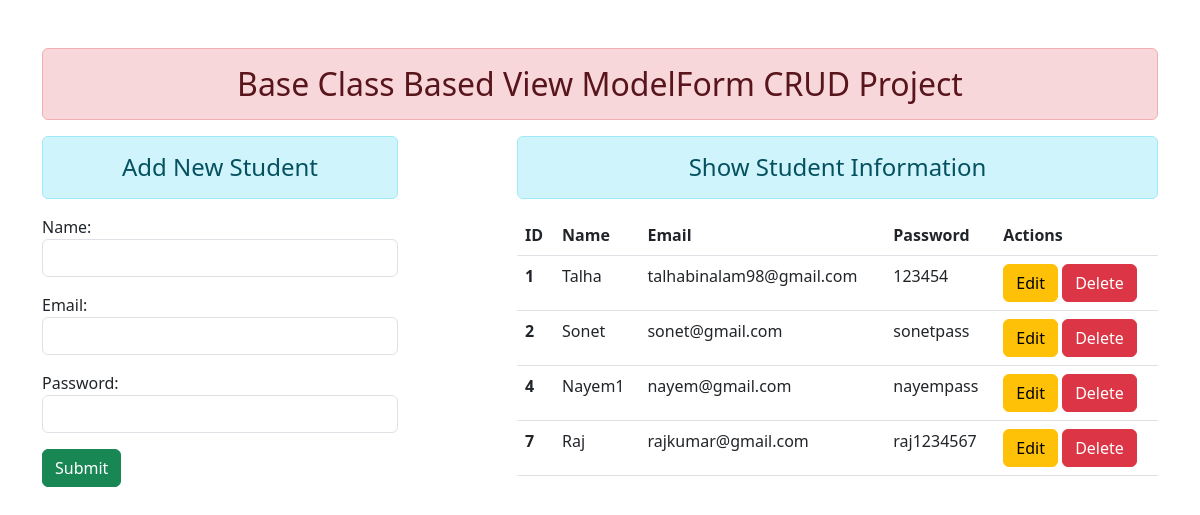
The page / on the database its author committed.
### enroll/models.py (models this page shows)
class User(models.Model):
    name = models.CharField(max_length=30)
    email = models.EmailField(max_length=30)
    password = models.CharField(max_length=30)

### enroll/views.py (the view, shortened to what this page needs)
# urls.py: path("", views.UserAddShowView.as_view(), name="addandshow"),
class UserAddShowView(TemplateView):
    template_name = 'enroll/addandshow.html'
    def get_context_data(self, *args, **kwargs):
        context = super().get_context_data(**kwargs)
        fm = StudentRegistration()
        stud = User.objects.all()
        context = {'stu':stud, 'form':fm}
        return context

### enroll/forms.py
class StudentRegistration(forms.ModelForm):
    class Meta:
        model = User
        fields = ["name", "email", "password"]
        widgets = {
            "name":forms.TextInput(attrs={"class":"form-control"}),
            "email":forms.EmailInput(attrs={"class":"form-control"}),
            "password":forms.PasswordInput(render_value=True, attrs={"class":"form-control"}),
        }

### enroll/templates/enroll/addandshow.html (shortened to what this page needs)
{% extends "enroll/base.html" %}
{% block content %}
<div class="row">
    <div class="col-sm-4">
        <h4 class="text-center alert alert-info">Add New Student</h4>
        <form action="" method="post">
            {{form.as_p}}
            <input type="submit" class="btn btn-success" value="Submit">
        </form>
    </div>
    <div class="col-sm-7 offset-1">
        <h4 class="text-center alert alert-info">Show Student Information</h4>
        {% if stu %}
        <table class="table table-hover">
            <thead>
              <tr>
                <th scope="col">ID</th>
                <th scope="col">Name</th>
                <th scope="col">Email</th>
                <th scope="col">Password</th>
                <th scope="col">Actions</th>
              </tr>
            </thead>
            <tbody>
                {% for st in stu %}
              <tr>
                <th scope="row">{{st.id}}</th>
                <td>{{st.name}}</td>
                <td>{{st.email}}</td>
                <td>{{st.password}}</td>
                <td>
                    <a href="{% url "updatedata" st.id %}" class="btn btn-warning bt-sm">Edit</a>
                    <form action="{% url "deletedata" st.id %}" method="post" class="d-inline">
                        <input type="submit" class="btn btn-danger " value="Delete">
                    </form>
                </td>
              </tr>
              {% endfor %}
            </tbody>
          </table>
        {% else %}
        <h4 class="text-center alert alert-warning">No Data</h4>
        {% endif %}
    </div>
</div>
{% endblock %}

### enroll/templates/enroll/base.html (shortened to what this page needs)
<!DOCTYPE html>
{% load static %}
<html lang="en">
<head>
    <link rel="stylesheet" href="{% static 'enroll/css/bootstrap.css' %}">
</head>
<body>
    <div class="container mt-5">
        <h2 class="text-center alert alert-danger">Base Class Based View ModelForm CRUD Project</h2>
        {% block content %} {% endblock %}
    </div>
</body>
</html>

### rows shown on the page
User: id "1", name "Talha", email "talhabinalam98@gmail.com", password "123454"
User: id "2", name "Sonet", email "sonet@gmail.com", password "sonetpass"
User: id "4", name "Nayem1", email "nayem@gmail.com", password "nayempass"
User: id "7", name "Raj", email "rajkumar@gmail.com", password "raj1234567"
